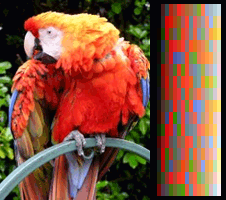
#> input picture Notebooks/Datasets/VGA_256colors.png, 226 x 200 px, found by its file name
$ jupyter execute 'IS727272 - 33 - Kmeans.ipynb'   (shell and % lines are left out)
#> lines starting #> are read from the running program, lines starting #| are printed output that depends on the picture
### IS727272 - Cordero Hernández, Marco Ricardo

# Practice 4.4.1 K-Means

The K-Means is numerical, unsupervised, non-deterministic and iterative method.

The algorithm to be used is an iterative process of:

1. Assign a centroid to each register $x^{(i)}$, using the minimal distance
2. Update the Centroid

[cell 1]
# Import libraries
import random
import numpy as np
import matplotlib.pyplot as plt
from sklearn.datasets import make_blobs

## 1. Dataset

For this exercise we will use a dataset from the sklearn libraries which can be modified with certain parameters.

[cell 2]
X, label = make_blobs(n_samples = 400, centers = 10, n_features = 2, random_state = 1, cluster_std = 0.99)
m, n = X.shape
plt.figure(figsize=(8, 8))
plt.scatter(X[:, 0], X[:, 1], cmap=plt.cm.Paired, edgecolors='k')
plt.xlabel('x1')
plt.ylabel('x2');
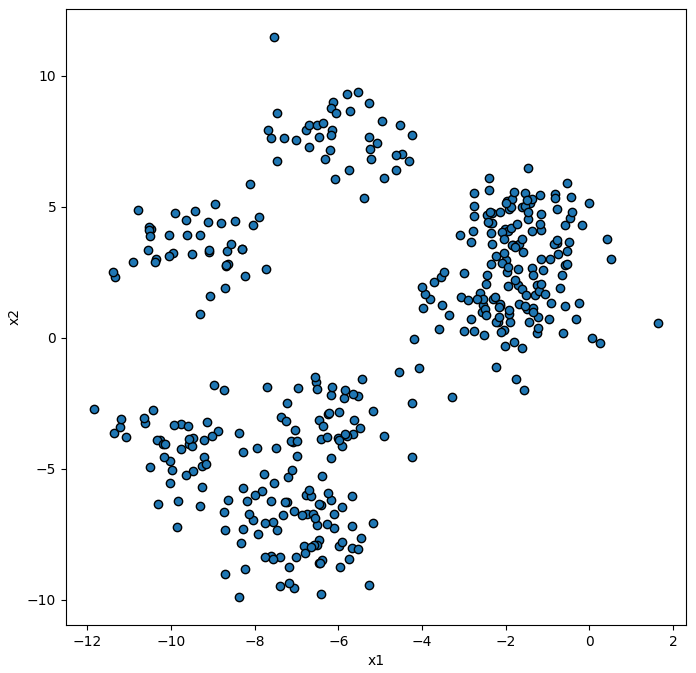
#> figure drawn by matplotlib, 1 panel

## 2. Euclidean distance

To calculate the minimal distance from each register to the centroid we will use the euclidean distance:

$$
d(p, q) = \sqrt{(p_1 - q_1)^2 + (p_2 - q_2)^2 + \cdots + (p_n - q_n)^2} = \sqrt{\sum_{i=1}^{n} (q_i - p_i)^2} = \lVert p - q \rVert
$$

**Euclidean Squared distance** metric is faster than clustering with the regular Euclidean distance.

$$
\lVert p - q \rVert^2
$$

[cell 3]
def dist(p, q):
    diff = p - q
    return np.dot(diff.T, diff) # d

[cell 4]
# Testing distance function
dist(np.array([2,-1]), np.array([-2,2]))

Expected output:

```
25
```

### Find the minimum distance

For a given $x^{(i)}$:

$$
c_i = arg \min_{j} \lVert x^{(i)} - \mu_j \rVert ^2
$$

[cell 5]
def min_dist(xi, mu):
    ''' return the index of the cluster closest to the x_i '''
    c = []
    k, n = mu.shape

    for i in range(k):
        c.append(dist(xi, mu[i]))

    indx = np.argmin(c)

    return indx

[cell 6]
def min_dist_all(x, mu):
    m, n = x.shape
    c = np.zeros(m, dtype = int)

    for i in range(m):
        c[i] = min_dist(x[i], mu)

    return c

[cell 7]
# Testing the functions

np.random.seed(3)

tmp = X[label == 2][:10]
print(f'{tmp=}')

k = 2
m = tmp.shape[0]
idx = np.random.choice(m, k)
print(f'{idx=}')

mu = tmp[idx]
c = [min_dist(tmp[i], mu) for i in range(m)]
print(f'{c=}')

plt.scatter(tmp[:, 0], tmp[:, 1], c=c, cmap=plt.cm.Paired, edgecolors='k')
plt.scatter(tmp[idx, 0], tmp[idx, 1], color='r', edgecolors='y', marker='s');
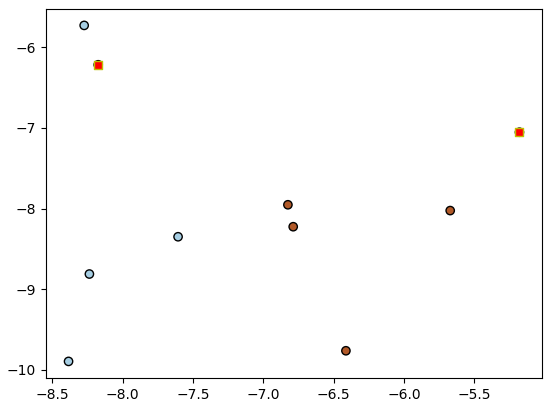
#> figure drawn by matplotlib, 1 panel

Expected output:

```
[0, 0, 1, 1, 1, 1, 0, 0, 0, 1]
```

## 3.  Compute or move the centroids means

for each $k \in  K$:

$$
\mu_k = \frac{\sum_{i=1}^{m} x_i[c_i = k]}{len[c_i = k]}
$$

[cell 8]
# c is a numpy array
def move_centroids(x, c, k, mu):
#> called with x = array of shape (10, 2), c = array of shape (10,), k = 2, mu = array of shape (2, 2)
    m, n = x.shape
    new_mu = np.zeros((k, n))

    for i in range(k):
        elements = x[c == i] # Elements with same centroids
        # if (not len(elements)): new_mu[i] = mu[i]
        # else: new_mu[i] = np.sum(elements, axis = 0) / len(elements)
        new_mu[i] = mu[i] if (not len(elements)) else np.sum(elements, axis = 0) / len(elements)

    return new_mu

[cell 9]
# Testing the function move_centroids()
new_mu = move_centroids(tmp, np.array(c), k, mu)
print('mu \n', mu)
print('new \n', new_mu)

Expected output

```
mu
 [[-8.17280643 -6.21670999]
 [-5.17927006 -7.05328197]]
new
 [[-8.13386513 -7.80075512]
 [-6.17495475 -8.2044235 ]]
```

## 4. Optimization objective

$$
J(c_1, \cdots, c_m, \mu_1, \cdots, \mu_k) = \frac{1}{m} \sum_{i=1}^{m} \lVert  x_i - \mu_{c_i} \rVert^2
$$

[cell 10]
def cost(x, c, mu):
    m, n = x.shape
    r = np.array([dist(x[i], mu[c[i]]) for i in range(m)])

    # [5 lines of commented-out code are left out]
    return (1 / m) * np.sum(r)

[cell 11]
# Testing function
print('cost', cost(tmp, c, mu))

Expected output:

```
cost 4.29815850475
```

## 5.  Implementing K-means algorithm

[cell 12]
# return mu, c, cluster, J
def kmeans(x, k):
        # Initialize variables
#> called with x = array of shape (400, 2), k = 8
        m, n = x.shape
        idx = np.random.choice(m, k)
        mu = x[idx]
        c = None
        J = []
        cluster = []
        it = 0

        while True:
            # Find new assignments
            new_c = min_dist_all(x, mu)
            J.append(cost(x, new_c, mu))
            cluster.append((np.copy(mu), np.copy(new_c)))

            it += 1
            # If no assignments have changed, we have finished.
            if np.all(c == new_c):
                break

            # if not, keep the new assignments,
            c = new_c

            # Update centroids, compute new means based on c
            mu = move_centroids(x, np.array(c), k, mu)
        return mu, c, cluster, J

[cell 13]
# Testing algorithm
k = 8
mu, c, cluster, J = kmeans(X, k)
plt.figure(figsize=(8, 8))
plt.scatter(X[:, 0], X[:, 1], c=c, cmap=plt.cm.Paired, edgecolors='k') # dataset
plt.scatter(mu[:, 0], mu[:, 1], color='r', edgecolors='y', marker='s'); # centroides
plt.xlabel('x1')
plt.ylabel('x2');
plt.show()
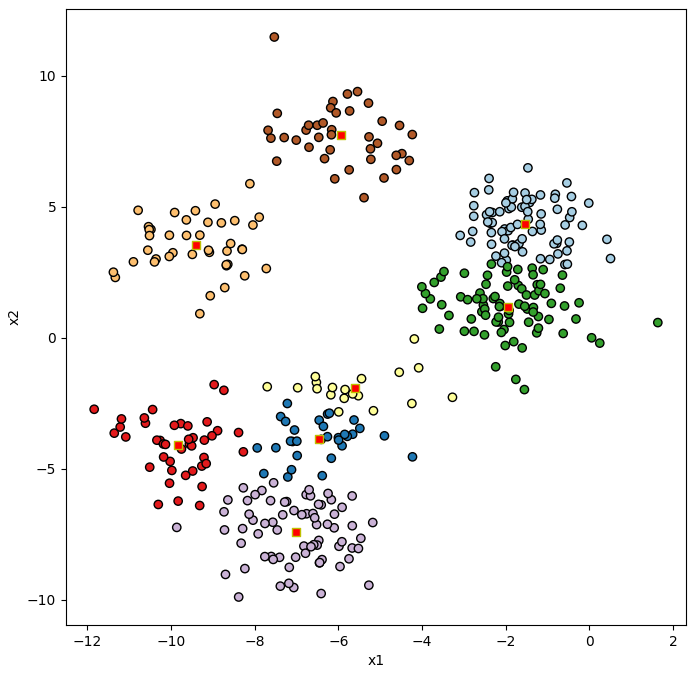
#> figure drawn by matplotlib, 1 panel

plt.plot(J)
plt.title('Cost function = ' + str(J[len(J)-1]))
plt.xlabel('iterations')
plt.ylabel('cost');
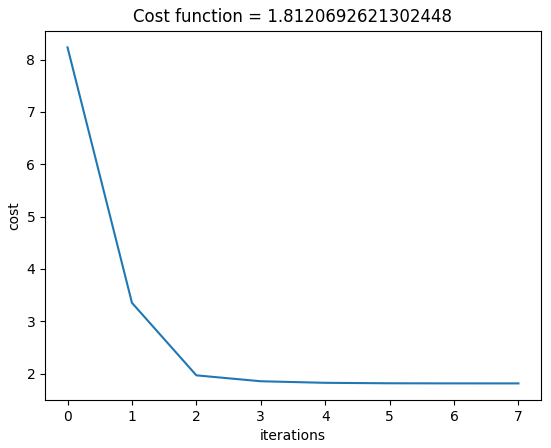
#> figure drawn by matplotlib, 1 panel

## 6.  Plotting how centroids move

[cell 14]
n = len(cluster)
# print(cluster)
cols = 3
rows = int(n / cols)
idx = 0
track = []
print('n', n, 'r,c:', rows, cols)

fig, axs = plt.subplots(rows, cols, figsize=(15, 5*rows))
for i in range(rows):
    img = 0
    for j in range(cols):
        mu, c = cluster[idx]
        track.append(mu)
        axs[i, j].set_title('cost = ' + str(J[idx]))
        axs[i, j].scatter(X[:, 0], X[:, 1], c=c, cmap=plt.cm.Paired)
        p = track[0]
        for t in track:
            axs[i, j].scatter(t[:, 0], t[:, 1], color='r', edgecolors='y', marker='s');
            xx = [p[:, 0], t[:, 0]]
            yy = [p[:, 1], t[:, 1]]
            p = t
            axs[i, j].plot(xx, yy, 'k');
        idx += 1
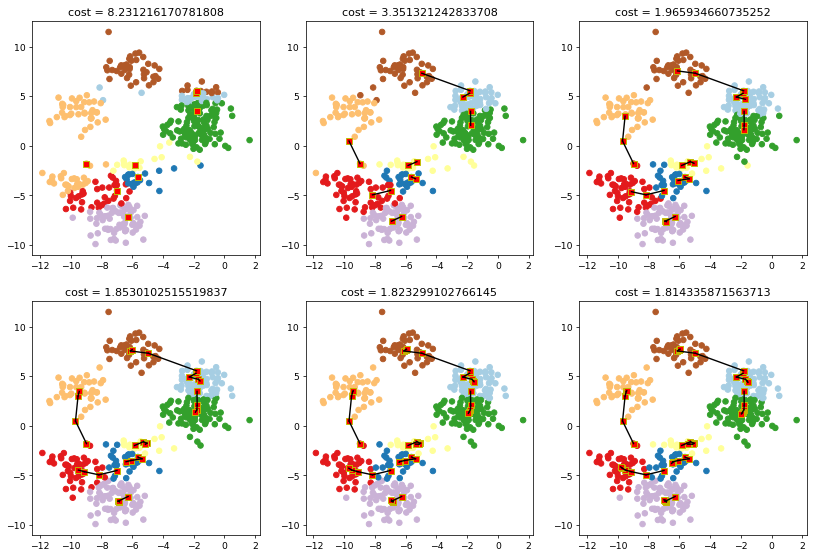
#> figure drawn by matplotlib, 6 panels

# Clustering Colors, encoded image

[cell 15]
import matplotlib.image as mpimg
path = r".\Datasets\VGA_256colors.png" # https://en.wikipedia.org/wiki/Indexed_color
img = mpimg.imread(path)
#> img is the input picture: shape (200, 226, 4) float32; mean R, G, B, A 0.518, 0.323, 0.24, 1
print(img.shape)
#| (200, 226, 4)
plt.imshow(img)
plt.axis('off')
plt.show()
pixels = img.reshape(-1, 4)
print(pixels.shape)
#| (45200, 4)
